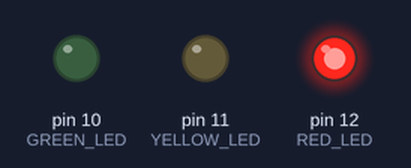
Bench run of a sketch on a simulated Arduino Uno, built with avr-gcc and run on an emulated ATmega328P. Shown: output pins drawn as LEDs (lit = HIGH).

Above: at 0.5 s.
At 2.0 s:
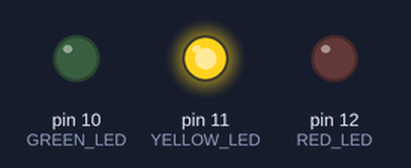
At 4.5 s:
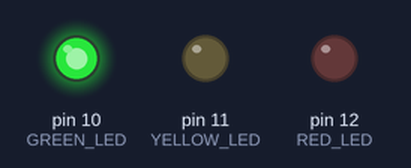
Timing chart, 0 to 7.8 s (numbered marks = the images above):
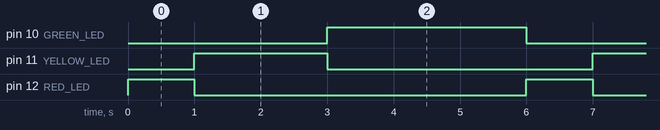

The sketch:

Traffic_Lights.ino
```cpp
// Traffic Lights
/* The code creates a traffic light with 3 LEDs. */

#define RED_LED 12
#define YELLOW_LED 11
#define GREEN_LED 10

void setup() {
  // Set the 3 LED pins as outputs
  pinMode(RED_LED, OUTPUT);
  pinMode(YELLOW_LED, OUTPUT);
  pinMode(GREEN_LED, OUTPUT);

  // Turn off all 3 LEDs at the beginning
  digitalWrite(RED_LED, LOW);
  digitalWrite(YELLOW_LED, LOW);
  digitalWrite(GREEN_LED, LOW);
}

void loop() {
  // Turn the red LED on and leave the rest off
  digitalWrite(RED_LED, HIGH);
  digitalWrite(YELLOW_LED, LOW);
  digitalWrite(GREEN_LED, LOW);

  // 1 second delay
  delay(1000);

  // Turn the yellow LED on and leave the rest off
  digitalWrite(RED_LED, LOW);
  digitalWrite(YELLOW_LED, HIGH);
  digitalWrite(GREEN_LED, LOW);

  // 2 second delay
  delay(2000);

  // Turn the green LED on and leave the rest off
  digitalWrite(RED_LED, LOW);
  digitalWrite(YELLOW_LED, LOW);
  digitalWrite(GREEN_LED, HIGH);

  // 3 second delay
  delay(3000);
}
```

Measured:
- by itself, pin 10 (GREEN_LED): alternates HIGH for 3.0 s and LOW for 3.0 s
- by itself, pin 11 (YELLOW_LED): alternates HIGH for 2.0 s and LOW for 4.0 s
- by itself, pin 12 (RED_LED): alternates HIGH for 1.0 s and LOW for 5.0 s
